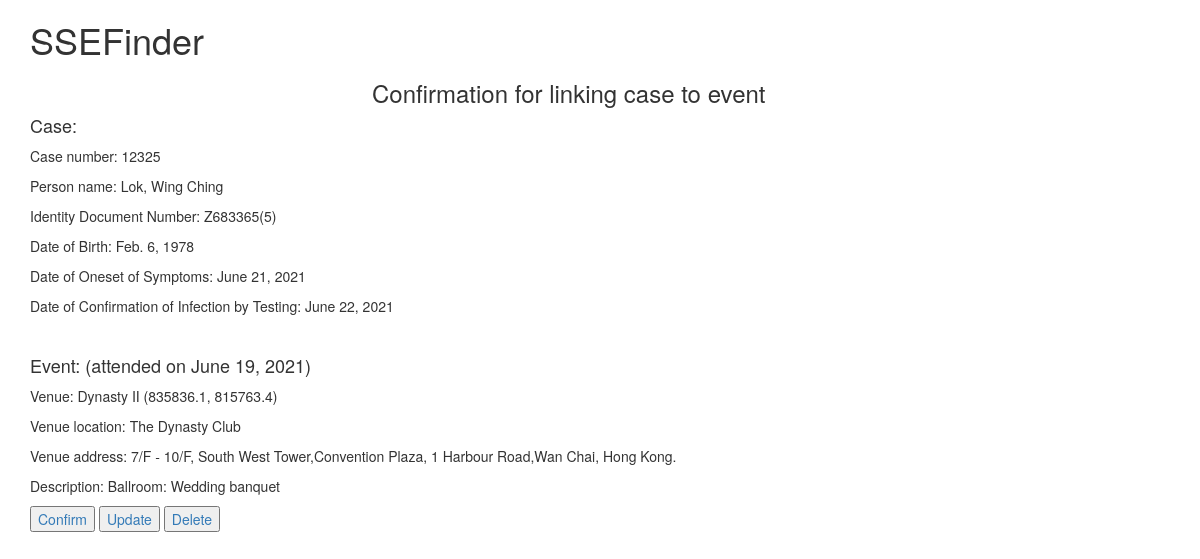
/RelationshipRecord/ConfirmRelationshipRecord/44, run on the app's committed database.
### CaseRecord/models.py (models this page shows, shortened)
class CaseRecord(models.Model):
    caseNumber = models.IntegerField()
    personName = models.CharField(max_length=200)
    identityDocumentNumber = models.CharField(max_length=200)
    dateOfBirth = models.DateField(auto_now_add=False)
    dateOfOnesetOfSymptoms = models.DateField(auto_now_add=False)
    dateOfConfirmationOfInfectionByTesting = models.DateField(auto_now_add=False)
    date = models.DateTimeField(auto_now_add=True)
    class Meta:
        ordering = ['-date']

### RelationshipRecord/models.py (models this page shows, shortened)
class Relationship(models.Model):
    case = models.ForeignKey(Case, on_delete=models.CASCADE)
    event = models.ForeignKey(Event, on_delete=models.CASCADE)
    eventDate = models.DateField(auto_now=False, auto_now_add=False)
    description = models.CharField(max_length=500)

### EventRecord/models.py (models this page shows, shortened)
class Event(models.Model):
    venueName = models.CharField(max_length=100)
    venueLocation = models.CharField(max_length=100)
    venueAddress = models.CharField(max_length=200)
    xCoord = models.FloatField()
    yCoord = models.FloatField()
    date = models.DateTimeField(auto_now_add=True)
    class Meta:
        ordering = ['-date']

### RelationshipRecord/views.py (the view)
# urls.py: path('ConfirmRelationshipRecord/<int:obj_id>',
class ConfirmRelationshipRecord(TemplateView):
    template_name = 'confirm_RelationshipRecord.html'
    def get_context_data(self, **kwargs):
        obj_id = self.kwargs['obj_id']
        obj = Relationship.objects.get(pk=obj_id)
        context = super().get_context_data(**kwargs)
        context['caseNumber'] = obj.case.caseNumber
        context['personName'] = obj.case.personName
        context['identityDocumentNumber'] = obj.case.identityDocumentNumber
        context['dateOfBirth'] = obj.case.dateOfBirth
        context['dateOfOnesetOfSymptoms'] = obj.case.dateOfOnesetOfSymptoms
        context['dateOfConfirmationOfInfectionByTesting'] = obj.case.dateOfConfirmationOfInfectionByTesting
        context['venue_name'] = obj.event.venueName
        context['venue_location'] = obj.event.venueLocation
        context['venue_address'] = obj.event.venueAddress
        context['x_coord'] = obj.event.xCoord
        context['y_coord'] = obj.event.yCoord
        context['event_date'] = obj.eventDate
        context['description'] = obj.description
        context['obj'] = obj
        return context

### templates/confirm_RelationshipRecord.html (shortened to what this page needs)
{% extends 'base.html' %}
{% block body %}
<h3><span style = "position: relative; left:30%">Confirmation for linking case to event</span></h3>
<h4>Case:</h4>
Case number: {{caseNumber}}
Person name: {{personName}}
Identity Document Number: {{identityDocumentNumber}}
Date of Birth: {{dateOfBirth}}
Date of Oneset of Symptoms: {{dateOfOnesetOfSymptoms}}
Date of Confirmation of Infection by Testing: {{dateOfConfirmationOfInfectionByTesting}}
<br>
<h4>Event: (attended on {{event_date}})</h4>
Venue: {{venue_name}} ({{x_coord}}, {{y_coord}})
Venue location: {{venue_location}}
Venue address: {{venue_address}}
Description: {{description}}
<button type="button"><a href="{% url 'add_RelationshipRecord' %}"> Confirm </a></button>
<button type="button"><a href="{% url 'update_RelationshipRecord' obj_id=obj.pk %}"> Update </a></button>
<button type="button"><a href="{% url 'delete_RelationshipRecord' obj_id=obj.pk %}"> Delete </a></button>
{% endblock %}

### templates/base.html (shortened to what this page needs)
<!DOCTYPE html>
<html lang="en" dir="ltr">
  <head>
    <link rel="stylesheet" href="https://maxcdn.bootstrapcdn.com/bootstrap/3.3.7/css/bootstrap.min.css" />
  </head>
  <body>
    <div class = 'container'>
    <h1> SSEFinder </h1>
    {% block body %}
    {% endblock %}
    </div>
  </body>
</html>

### data on the page
CaseRecord: personName "Lok, Wing Ching", identityDocumentNumber "Z683365(5)", dateOfBirth "Feb. 6, 1978", dateOfOnesetOfSymptoms "June 21, 2021", dateOfConfirmationOfInfectionByTesting "June 22, 2021"
Relationship: eventDate "June 19, 2021", description "Ballroom: Wedding banquet"
Event: venueName "Dynasty II", xCoord "835836.1", yCoord "815763.4", venueLocation "The Dynasty Club", venueAddress "7/F - 10/F, South West Tower,Convention Plaza, 1 Harbour Road,Wan Chai, Hong Kong."

### other printed values
{{ caseNumber }} "12325"
